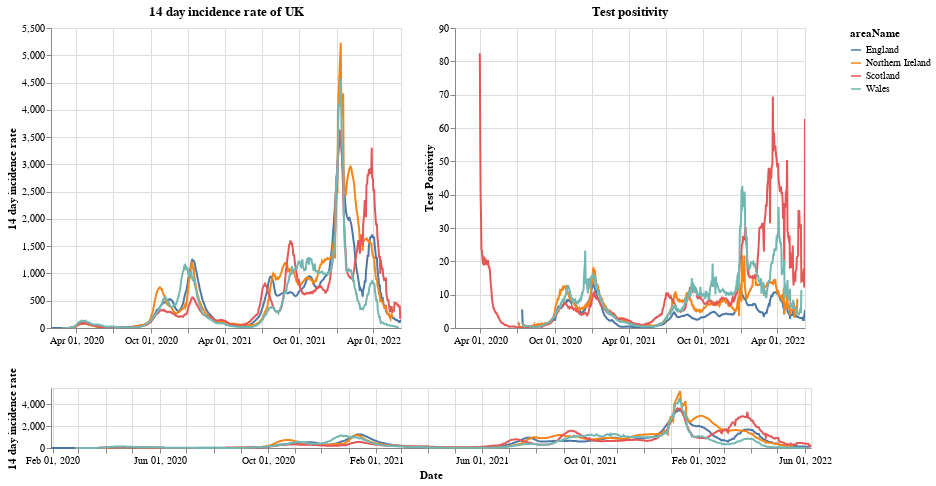

Notebook source saved alongside this figure:
### Markdown cell above
# Plots

First a plot with each country in the UK. The top right shows the positivity rate for (which is the percentage of registered tests which were positive) while the top left is the 14 day incidence rate. The bottom chart can be used to select the timeframe (does not work on a mobile device).

### Code cell
#collapse
brush = alt.selection(type='interval', name='DateBrush',encodings=['x'],fields=['Time'])
leg_selection = alt.selection_multi(fields=['areaName'], bind='legend')

base = alt.Chart(uk_cases).mark_line().encode(
    x=alt.X("yearmonthdate(date):T", axis=alt.Axis(title='Date')),
    y=alt.Y("twoWeeklyCasesRate:Q", axis=alt.Axis(title='14 day incidence rate')),
    tooltip=['areaName', 'date','twoWeeklyCasesRate', 'testPositivity'],
    color='areaName',
    opacity=alt.condition(leg_selection, alt.value(2), alt.value(0.1))
).add_selection(leg_selection).properties(width=350)

upper = base.encode(alt.X('yearmonthdate(date):T', axis=alt.Axis(title=''),
                         scale=alt.Scale(domain=brush))
                   ).properties(title=f'14 day incidence rate of UK')
upper_right = upper.encode(alt.Y('testPositivity:Q', axis=alt.Axis(title='Test Positivity'))).properties(title='Test positivity')
lower = base.properties(height=60, width = 760).add_selection(brush)

(upper | upper_right) & lower

### Figure 1 — Vega-Lite specification as saved in the notebook (floating-point values rounded to 4 significant figures; data arrays with more than 128 entries replaced by an {"elided": "..."} marker saying what was removed)
{"config": {"view": {"continuousWidth": 400, "continuousHeight": 300}}, "vconcat": [{"hconcat": [{"mark": "line", "encoding": {"color": {"type": "nominal", "field": "areaName"}, "opacity": {"condition": {"value": 2, "selection": "selector001"}, "value": 0.1}, "tooltip": [{"type": "nominal", "field": "areaName"}, {"type": "temporal", "field": "date"}, {"type": "quantitative", "field": "twoWeeklyCasesRate"}, {"type": "quantitative", "field": "testPositivity"}], "x": {"type": "temporal", "axis": {"title": ""}, "field": "date", "scale": {"domain": {"selection": "DateBrush"}}, "timeUnit": "yearmonthdate"}, "y": {"type": "quantitative", "axis": {"title": "14 day incidence rate"}, "field": "twoWeeklyCasesRate"}}, "selection": {"selector001": {"type": "multi", "fields": ["areaName"], "bind": "legend"}}, "title": "14 day incidence rate of UK", "width": 350}, {"mark": "line", "encoding": {"color": {"type": "nominal", "field": "areaName"}, "opacity": {"condition": {"value": 2, "selection": "selector001"}, "value": 0.1}, "tooltip": [{"type": "nominal", "field": "areaName"}, {"type": "temporal", "field": "date"}, {"type": "quantitative", "field": "twoWeeklyCasesRate"}, {"type": "quantitative", "field": "testPositivity"}], "x": {"type": "temporal", "axis": {"title": ""}, "field": "date", "scale": {"domain": {"selection": "DateBrush"}}, "timeUnit": "yearmonthdate"}, "y": {"type": "quantitative", "axis": {"title": "Test Positivity"}, "field": "testPositivity"}}, "selection": {"selector001": {"type": "multi", "fields": ["areaName"], "bind": "legend"}}, "title": "Test positivity", "width": 350}]}, {"mark": "line", "encoding": {"color": {"type": "nominal", "field": "areaName"}, "opacity": {"condition": {"value": 2, "selection": "selector001"}, "value": 0.1}, "tooltip": [{"type": "nominal", "field": "areaName"}, {"type": "temporal", "field": "date"}, {"type": "quantitative", "field": "twoWeeklyCasesRate"}, {"type": "quantitative", "field": "testPositivity"}], "x": {"type": "temporal", "axis": {"title": "Date"}, "field": "date", "timeUnit": "yearmonthdate"}, "y": {"type": "quantitative", "axis": {"title": "14 day incidence rate"}, "field": "twoWeeklyCasesRate"}}, "height": 60, "selection": {"selector001": {"type": "multi", "fields": ["areaName"], "bind": "legend"}, "DateBrush": {"type": "interval", "encodings": ["x"], "fields": ["Time"]}}, "width": 760}], "data": {"name": "data-4e4a19c27af991a723483e2ecf1b0c21"}, "$schema": "https://vega.github.io/schema/vega-lite/v4.8.1.json", "datasets": {"data-4e4a19c27af991a723483e2ecf1b0c21": {"elided": "3335 records"}}}
